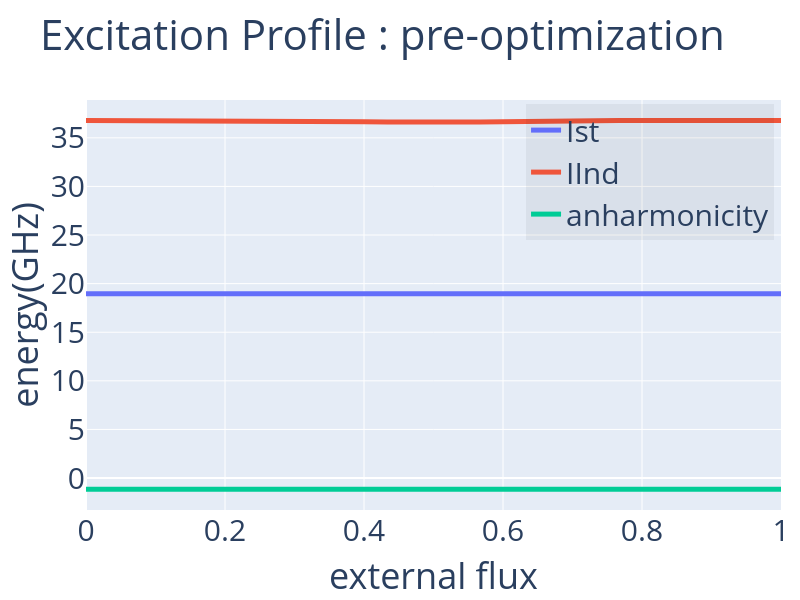

Here is the notebook cell this chart was saved with:
### Code cell
plotCompare(flux_range,{'Ist':pre_Ex[1],'IInd':pre_Ex[2],'anharmonicity':pre_Ex[2]-2*pre_Ex[1]},
            'Excitation Profile : pre-optimization','external flux','energy(GHz)',export='pdf',size=(600,800))
